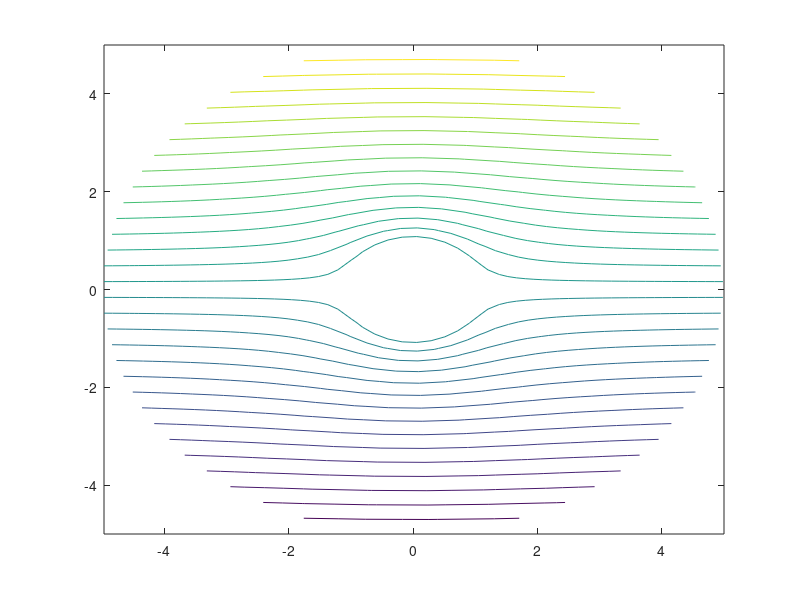

Write MATLAB code to recreate this figure. (Note: this script raises an error after producing the figure.)
% Clears and closes any information from previous runs
clear variables
close all

% Define all mathematical and physical parameters to be used

R = 1;                              % Radius of cylinder

U = 100;                            % Free stream velocity (m/s)

P = 101000;                         % Free stream pressure (Pa)

rho = 997;                          % Fluid density (kg/m^3)

m = 30;                             % Increment of iteration

r = linspace(R, 5*R, m);            % Radial distance respective to center of cylinder

Theta = linspace(0,2*pi, m);        % Rotation from parallel of free stream velocity direction

% Pre-allocating dependant variables to blank mxm matricies (program performance only)

U_x = zeros(m,m);

U_y = zeros(m,m);

x = zeros(m,m);

y = zeros(m,m);

U_r = zeros(m,m);

U_t = zeros(m,m);

Pot_function = zeros(m,m);

Stream_function = zeros(m,m);

for i = 1:m
    
    for j = 1:m

        % Basic definitions for Cartesian representation of polar coordinates

        x(i,j) = r(i)*cos(Theta(j));
        
        y(i,j) = r(i)*sin(Theta(j));


        % Define radial and tangential velocity components

        U_r(i,j) = U*(1-(R/r(i)).^2)*cos(Theta(j));   

        U_t(i,j) = -U*(1+(R/r(i)).^2)*sin(Theta(j));   


        % Convert radial to Cartesian velocity components

        U_x(i,j) = -sin(Theta(j))*U_t(i,j)+cos(Theta(j))*U_r(i,j);

        U_y(i,j) = sin(Theta(j))*U_r(i,j)+cos(Theta(j))*U_t(i,j);


        % Compute velocity magnitude 

        U_abs = sqrt((U_y).^2+(U_x).^2);


        % Define scalar potential function

        Pot_function(i,j) = U*(x(i,j)*cos(Theta(j))+y(i,j)*sin(Theta(j)));

        
        % Define stream function (position function tangent to velocity)

        Stream_function(i,j) = U*sin(Theta(j))*(r(i)-(R^2/r(i)));


        % Compute pressure field

        p = (1/2)*rho*(U.^2-(U_abs).^2)+P;


    end
    
end

% Generates stream function plot
figure;
contour(x,y,Stream_function,m);
hold on
plot([-5,-1],[0,0],"-bl")
plot([1,5],[0,0],"-bl")
cylinder(R)
hold off
axis equal
grid on
title 'Stream Function Contour - Stationary Cylinder'
xlim([-3,3])
ylim([-3,3])

% Generates velocity field
figure;
quiver(x,y,U_x,U_y);
hold on
cylinder(R)
hold off
axis equal
title('Velocity Vector Field - Stationary Cylinder')
xlim([-3,3])
ylim([-3,3])

% Generates velocity graident plot
figure;
vmap = pcolor(x,y,U_abs);
set(vmap,'EdgeColor','none')
axis equal
grid off
xlim([-3,3])
ylim([-3,3])
colorbar
shading interp
title 'Velocity Gradient - Stationary Cylinder'

% Generates pressure gradient plot
figure;
pmap = pcolor(x,y,p);
set(pmap, 'EdgeColor','none')
axis equal
xlim([-3,3])
ylim([-3,3])
colorbar
shading interp
title 'Pressure Gradient - Stationary Cylinder'

% Generates layered stream function & velocity vector plot
figure;
contour(x,y,Stream_function, m);
hold on
quiver(x,y,U_x, U_y)
cylinder(R)
hold off
axis equal
axis tight
xlim([-3,3])
ylim([-3,3])
